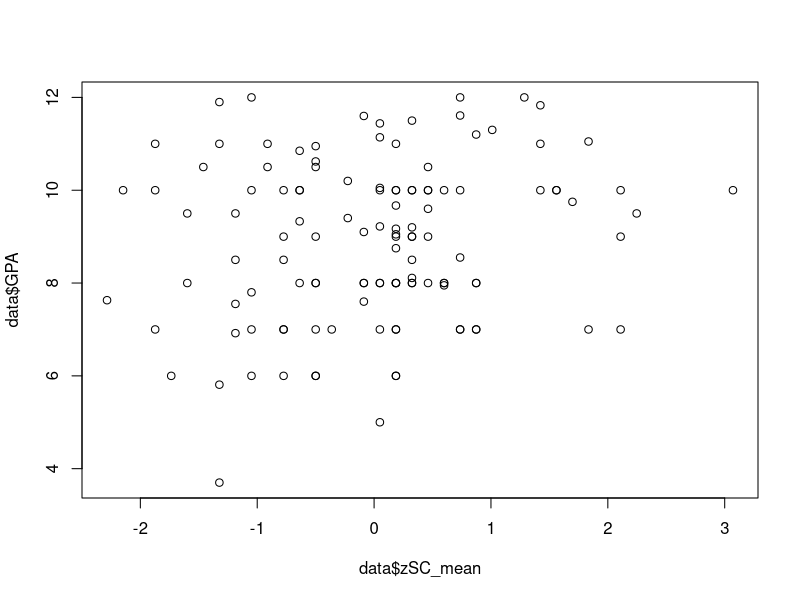
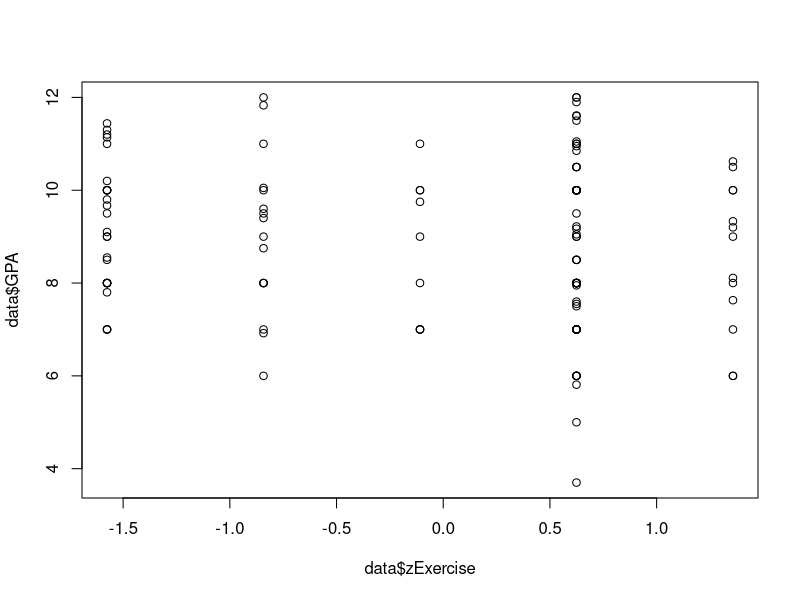
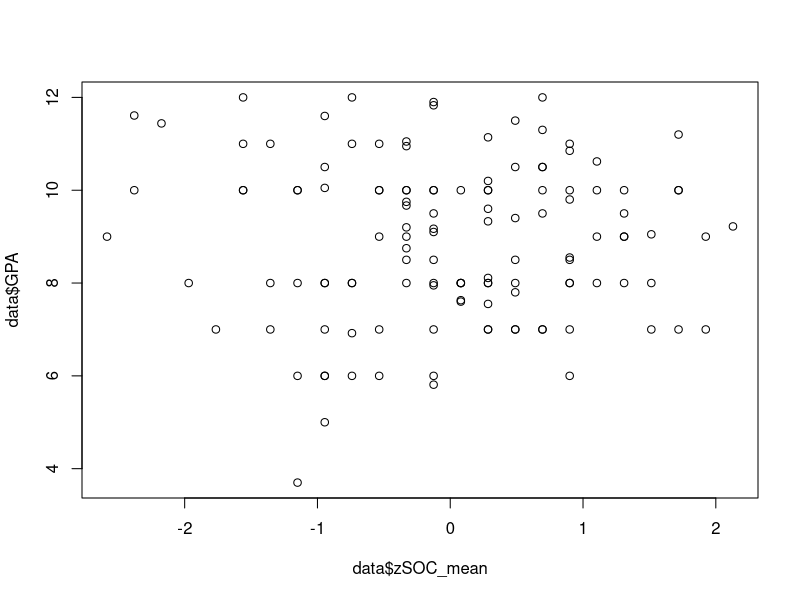
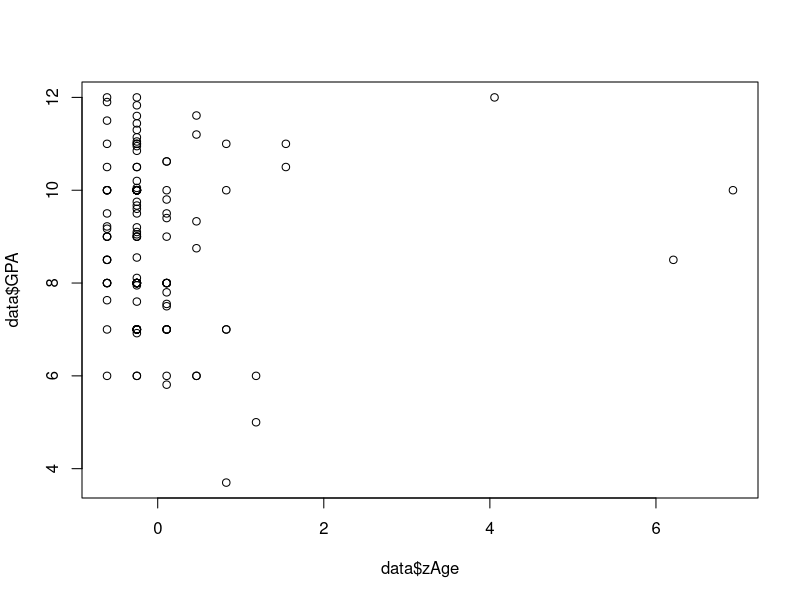

Generate these figures, in order, with R:

#use your code from previous lab to set your working directory and load the lab data

library(psych)
library(Hmisc)

## read the data
data <- read.csv("PS394 Class Dataset F2025_ME.csv")

###1) Compute a variable ----

##The self-compassion scale includes items SC_1 through SC_12. Items are rated 1 (almost never) through 5 (almost always). Items 1, 2, 3, 6, 8, 11 are reverse coded. The items and labels are below for reference. 
#SC_1: I’m disapproving and judgmental about my own flaws and inadequacies. (R)
#SC_2: When I’m feeling down I tend to obsess and fixate on everything that’s wrong. (R)
#SC_3: When I fail at something important to me I become consumed by feelings of inadequacy.(R)
#SC_4: When something upsets me I try to keep my emotions in balance.
#SC_5: When I feel inadequate in some way, I try to remind myself that feelings of inadequacy are shared by most people.
#SC_6: I’m intolerant and impatient towards those aspects of my personality I don't like. (R)
#SC_7: When I’m going through a very hard time, I give myself the caring and tenderness I need.
#SC_8: When I’m feeling down, I tend to feel like most other people are probably happier than I am. (R)
#SC_9: When something painful happens I try to take a balanced view of the situation.
#SC_10: I try to see my failings as part of the human condition.
#SC_11: When I fail at something that's important to me, I tend to feel alone in my failure. (R)
#SC_12: I try to be understanding and patient towards those aspects of my personality I don't like

##Step 1: Reverse code reversed items

data$SC_1r<- (6-data$SC_1) #create a new variable(column) ‘SC_1r’ with the reverse coded values of column ‘SC_1’. Not be subtract the items from 6 here - but this may differ depending on the scale. This value should be the highest rating on the scale plus 1 (i.e., 5 + 1 = 6)
data$SC_2r<- (6-data$SC_2) #create a new variable(column) ‘SC_2r’
data$SC_3r<- (6-data$SC_3) #create a new variable(column) ‘SC_3r’
data$SC_6r<- (6-data$SC_6) #create a new variable(column) ‘SC_6r’
data$SC_8r<- (6-data$SC_8) #create a new variable(column) ‘SC_8r’
data$SC_11r<- (6-data$SC_11) #create a new variable(column) ‘SC_11r’

##Step 2: Compute the mean
data$SC_mean<- rowMeans(cbind(data$SC_1r, data$SC_2r, data$SC_3r, data$SC_4, data$SC_5, data$SC_6r, data$SC_7, data$SC_8r, data$SC_9, data$SC_10, data$SC_11r, data$SC_12)) #create a new variable (columm) SC_mean that is equal to the average of the scale items - be sure to use the reverse coded items for reverse items!!!

##Step 3: Check the reliability
items_SC <- cbind(data$SC_1r, data$SC_2r, data$SC_3r, data$SC_4, data$SC_5, data$SC_6r, data$SC_7, data$SC_8r, data$SC_9, data$SC_10, data$SC_11r, data$SC_12) #create a data subset containing only the items used to compute your scale
alpha(items_SC) #get the alpha for the scale items


###2) Inspecting the variable ----

describe(data$SC_mean)

###3) Run a multiple regression ----

##simple linear regression
#center your variables (if you want/need to) - using z score method here
data$zSC_mean <- ((data$SC_mean - mean(data$SC_mean, na.rm=TRUE))/sd(data$SC_mean, na.rm=TRUE)) #convert you variable to z scores

#get scatterplots for your variables
plot(data$GPA ~ data$zSC_mean, data = data) #get a scatterplot with self compassion on the x axis and GPA on the y axis

#run regression
model1 <- lm(GPA ~ zSC_mean, data = data)
summary(model1) #simple linear regression with self-compassion only

##### MULTIPLE REGRESSION ######

#center your additional variables (if you want/need to) - using z score method here
data$zExercise <- ((data$Exercise - mean(data$Exercise, na.rm=TRUE))/sd(data$Exercise, na.rm=TRUE)) #convert you variable to z scores

#get scatterplot for your additional variables
plot(data$GPA ~ data$zExercise, data = data) #get a scatterplot with self compassion on the x axis and GPA on the y axis

#run regression
model2 <- lm(GPA ~ zSC_mean + zExercise, data = data)
summary(model2) #multiple regression with self-compassion and exercise

#compare models: Rsquare change = 0.03472 (R2 from model1) - 0.02838 (R2 from model2) = 0.00634 (0.634%)
anova(model1, model2) #compare the models - p value for R square change



##### PRACTICE

# Reverse the scores. 
data$SOC_2_r <- (5-data$SOC_2)
data$SOC6_1_r <- (5-data$SOC6_1)
data$SOC11_1_r <- (5-data$SOC11_1)

# Define this
items_SOC <- cbind(data$SOC_1, data$SOC_2_r, data$SOC_3, data$SOC5_1, data$SOC6_1_r, data$SOC7_1, data$SOC10_1 ,data$SOC11_1_r)

# Calculate the alpha.
alpha(items_SC)

# Define the mean 
data$SOC_mean <- rowMeans(items_SOC)

# Center the mean
data$SC_meanc <- (data$SC_mean - mean(data$SC_mean, na.rm=TRUE)) 
data$zSC_mean <- ((data$SC_mean - mean(data$SC_mean, na.rm=TRUE))/sd(data$SC_mean, na.rm=TRUE))

# Center the mean
data$SOC_meanc <- (data $SOC_mean - mean(data$SOC_mean, na.rm=TRUE))
data$zSOC_mean <- ((data$SOC_mean - mean(data$SOC_mean, na.rm=TRUE))/sd(data$SOC_mean, na.rm=TRUE))

plot(data$GPA ~ data$zSOC_mean)

# Create model 3
model3 <- lm(data$GPA ~ data$zSOC_mean, data=data)
summary(model3)

# Convert to Z-Score
data$zAge <- ((data$Age - mean(data$Age, na.rm=TRUE))/sd(data$Age, na.rm=TRUE))

plot(data$GPA ~ data$zAge, data=data)

### MULTIPLE REGRESSION ####

# Define Model 4
model4 <- lm(data$GPA ~ data$zSOC_mean + data$zAge, data = data)
summary(model4) 

# Run the ANOVA
anova(model3, model4) 
